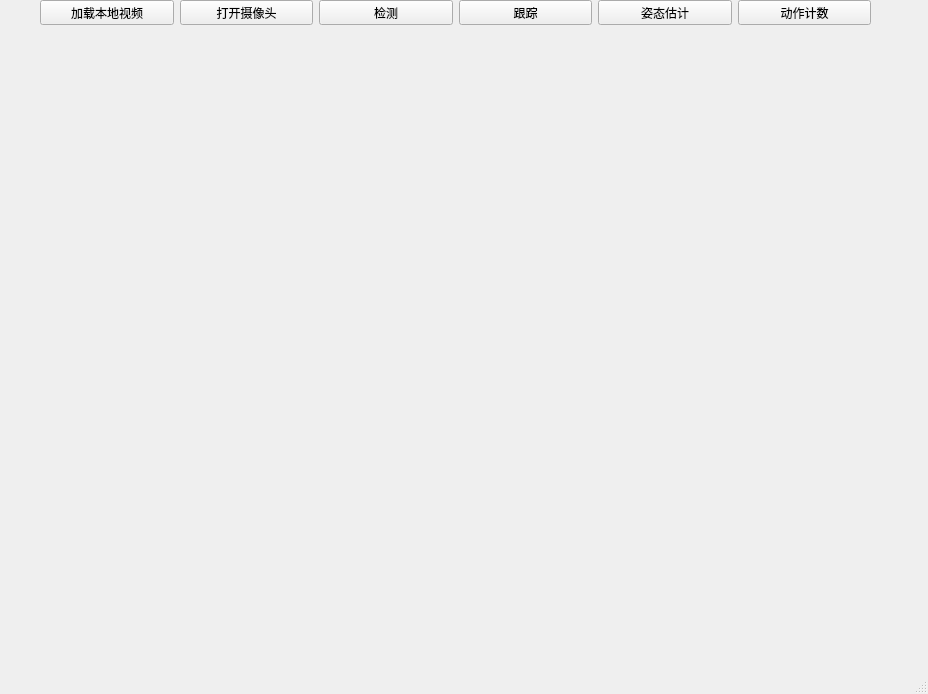
<?xml version="1.0" encoding="UTF-8"?>
<ui version="4.0">
 <class>MainWindow</class>
 <widget class="QMainWindow" name="MainWindow">
  <property name="geometry">
   <rect>
    <x>0</x>
    <y>0</y>
    <width>928</width>
    <height>694</height>
   </rect>
  </property>
  <property name="windowTitle">
   <string>MainWindow</string>
  </property>
  <property name="autoFillBackground">
   <bool>false</bool>
  </property>
  <widget class="QWidget" name="centralwidget">
   <widget class="QLabel" name="img_box">
    <property name="geometry">
     <rect>
      <x>10</x>
      <y>40</y>
      <width>911</width>
      <height>621</height>
     </rect>
    </property>
    <property name="autoFillBackground">
     <bool>true</bool>
    </property>
    <property name="text">
     <string/>
    </property>
    <property name="scaledContents">
     <bool>true</bool>
    </property>
   </widget>
   <widget class="QWidget" name="">
    <property name="geometry">
     <rect>
      <x>40</x>
      <y>0</y>
      <width>831</width>
      <height>25</height>
     </rect>
    </property>
    <layout class="QHBoxLayout" name="horizontalLayout">
     <item>
      <widget class="QPushButton" name="load_video">
       <property name="text">
        <string>加载本地视频</string>
       </property>
      </widget>
     </item>
     <item>
      <widget class="QPushButton" name="open_camre">
       <property name="text">
        <string>打开摄像头</string>
       </property>
      </widget>
     </item>
     <item>
      <widget class="QPushButton" name="detect">
       <property name="text">
        <string>检测</string>
       </property>
      </widget>
     </item>
     <item>
      <widget class="QPushButton" name="track">
       <property name="text">
        <string>跟踪</string>
       </property>
      </widget>
     </item>
     <item>
      <widget class="QPushButton" name="pose">
       <property name="text">
        <string>姿态估计</string>
       </property>
      </widget>
     </item>
     <item>
      <widget class="QPushButton" name="action_count">
       <property name="text">
        <string>动作计数</string>
       </property>
      </widget>
     </item>
    </layout>
   </widget>
  </widget>
  <widget class="QMenuBar" name="menubar">
   <property name="geometry">
    <rect>
     <x>0</x>
     <y>0</y>
     <width>928</width>
     <height>23</height>
    </rect>
   </property>
  </widget>
  <widget class="QStatusBar" name="statusbar"/>
 </widget>
 <resources/>
 <connections/>
</ui>
